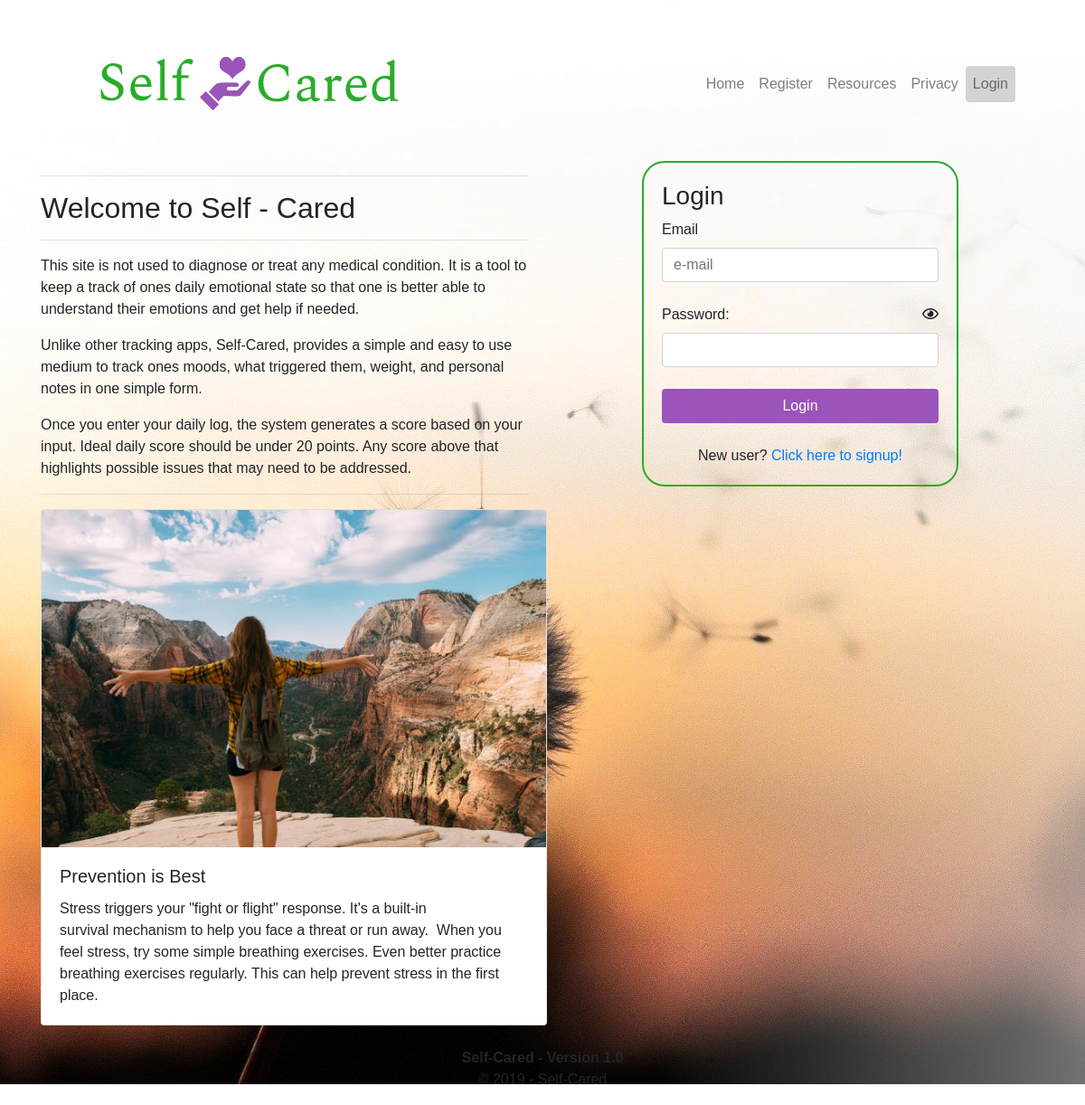
The app's page /home.php with its own data.
### tables this page shows
CREATE TABLE `interest` (
  `interest_id` int(11) NOT NULL,
  `interest` int(1) NOT NULL,
  `title` varchar(30) NOT NULL,
  `description` text NOT NULL,
  `image` varchar(10) NOT NULL
);

### home.php (the view, shortened to what this page needs)
<?php session_start();
include_once 'inc/layout/header.php';
include_once 'inc/layout/navbar.php';
?>
<?php
    function getInterests(){
        $interest_sql = "SELECT interest, title, description, image FROM interest order by RAND() LIMIT 1";
        $db = new mysqli('localhost','root','','care');
        $db->set_charset('utf8');
        $interest_result = $db->query($interest_sql);
        if ($interest_result->num_rows > 0) {
            while ($row = $interest_result->fetch_assoc()){
                echo '<div class="card" style="width: 35rem;">';
                    echo '<img class="card-img-top" src="img/'.$row['image'].'.jpg" alt="'.$row['image'].'">';
                    echo '<div class="card-body">';
                        echo '<h5 class="card-title">'.$row['title'].'</h5>';
                        echo '<p class="card-text">'.$row['description'].'</p>';
                    echo '</div>';
                echo '</div>';
            }
        }
    }
?>
<div class="row">
    <div class="col-6">
        <hr>
        <h2>Welcome to Self - Cared</h2>
        <hr>
        <p>This site is not used to diagnose or treat any medical condition. It is a tool to keep a track of ones daily emotional state so that one is better able to understand their emotions and get help if needed. </p>
        <p>Unlike other tracking apps, Self-Cared, provides a simple and easy to use medium to track ones moods, what triggered them, weight, and personal notes in one simple form.</p>
        <p>Once you enter your daily log, the system generates a score based on your input. Ideal daily score should be under 20 points. Any score above that highlights possible issues that may need to be addressed.</p>
        <hr>
        <?php getInterests(); ?>
    </div>
    <div class="col-1"></div>
    <div class="col-md-4">
        <div id="logindiv">
            <h3>Login</h3>
            <form action="home.php" method="POST">
                <label for="email">Email</label>
                <br>
                <input class="form-control" type="email" name="email" id="email" required <?php echo (isset($_POST['email'])) ? 'value="'.$_POST['email'].'"' : 'placeholder="e-mail"'; ?>>
                <br>
                <div class="row">
                    <div class="col">
                        <label for="password">Password:</label>
                    </div>
                    <div class="col text-right">
                        <input type="checkbox" id="show" onclick="showPassword('password')"><label for="show"><i class="far fa-eye"></i></label>
                    </div>
                </div>
                <input class="form-control" type="password" name="password" id="password" required <?php echo (isset($_POST['password'])) ? 'value="'.$_POST['password'].'"' : ''; ?>>
                <br>
                <input class="btn btn-block mybutton" type="submit" value="Login">
                <br>
                <div class="text-center">
                    New user?<a href="register.php"> Click here to signup!</a>
                </div>
                </form>
            </div>
        </div>
    <div class="col-1"></div>
</div>
</div>
<?php include_once 'inc/layout/footer.php'; ?>

### inc/layout/header.php (shortened to what this page needs)
<!DOCTYPE html>
<html lang="en">
<head>
    <link rel="stylesheet" href="https://stackpath.bootstrapcdn.com/bootstrap/4.3.1/css/bootstrap.min.css">
    <link rel="stylesheet" href="css/style.css">
    <link rel="stylesheet" href="https://use.fontawesome.com/releases/v5.7.2/css/all.css">
</head>
<body>
    <div class="container mt-4">

### inc/layout/navbar.php (shortened to what this page needs)
<nav class="navbar navbar-expand-lg navbar-light m-3">
    <a class="navbar-brand" href="<?php if(isset($_SESSION['user_id'])){ echo 'user_home.php'; } else{ echo 'home.php';} ?>"><img id="logo" src="img/logo2.png" alt="Self-Cared Logo"></a>
    <div class="collapse navbar-collapse" id="navbarSupportedContent">
        <ul class="navbar-nav ml-auto">
        <?php
            if(isset($_SESSION['user_id'])){
                echo '<li class="nav-item"><a class="nav-link" href="user_home.php">Home</a></li>';
                echo '<li class="nav-item"><a class="nav-link" href="track.php">Daily Log</a></li>';
                echo '<li class="nav-item"><a class="nav-link" href="history.php">History</a></li>';
                echo '<li class="nav-item"><a class="nav-link" href="profile.php">Profile</a></li>';
            } else {
                echo '<li class="nav-item"><a class="nav-link" href="home.php">Home</a></li>';
                echo '<li class="nav-item"><a class="nav-link" href="register.php">Register</a></li>';
            }
        ?>
            <li class="nav-item">
                <a class="nav-link" href="resources.php">Resources</a>
            </li>
            <li class="nav-item">
                <a class="nav-link" href="privacy.php">Privacy</a>
            </li>
            <?php
                if(isset($_SESSION['user_id'])){
                    echo '<li class="nav-item login"><a id="logout" class="nav-link" href="logout.php">Logout</a></li>';
                } else {
                    echo '<li class="nav-item login"><a class="nav-link" href="home.php">Login</a></li>';
                }
            ?>
        </ul>
    </div>
</nav>

### inc/layout/footer.php (shortened to what this page needs)
<div class="row">
    <div class="col-lg-12">
        <p class="text-center mt-4"><span class="font-weight-bold">Self-Cared - Version 1.0</span><br>&copy; 2019 - Self-Cared</p>
    </div>
</div>
</body>
</html>

### css/style.css (style rules this page uses)
body { font-family: Arial, Helvetica, sans-serif; margin: 0; padding: 0; background-image: url('../img/bg_home.jpg'); background-repeat: no-repeat; background-position: left top; background-attachment: fixed; background-size: auto; }
.login { background-color: #D3D3D3; border-radius: 4px; }
#logindiv { border: 2px solid #29ac2a; border-radius: 25px; padding: 20px; }
.mybutton { background-color: #9b54b9; color: #FFFFFF; }
input { outline: none; }

### records on screen
interest: image (picture), title "Prevention is Best", description "Stress triggers your \"fight or flight\" response. It's a built-in survival mechanism to help you face a threat or run away. When you feel stress, try some simple breathing exercises. Even better practice breathing exercises regularly. This can help prevent stress in the first place."
